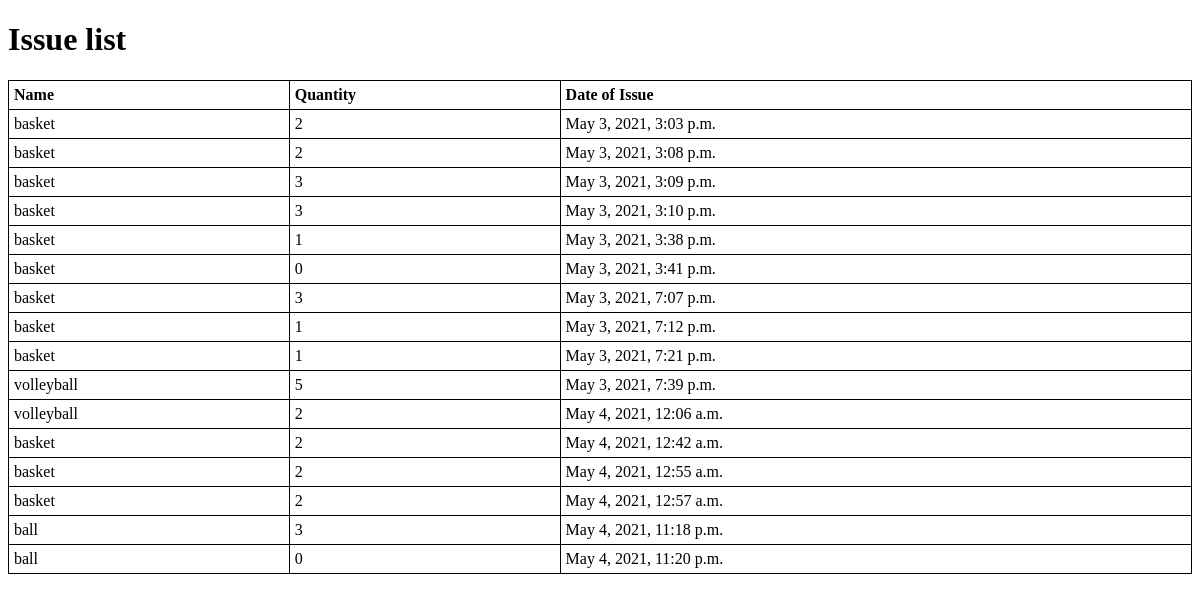
/IssueList/, run on an earlier commit of the app's database.
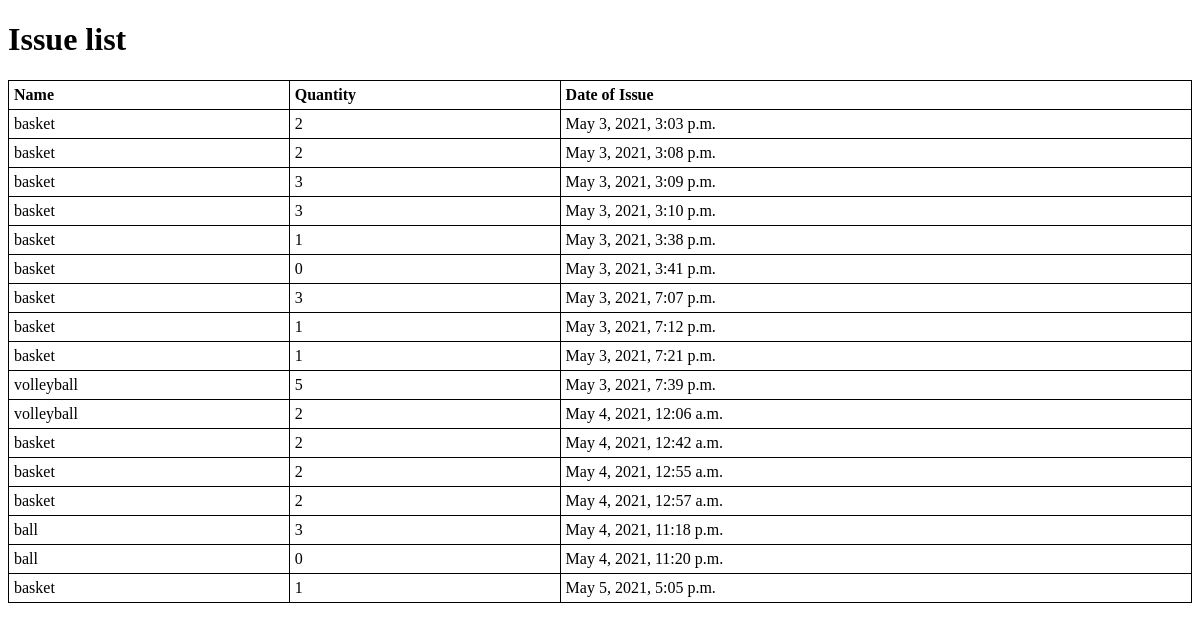
And on a later commit of the database.
### sportapp/models.py (models this page shows)
class issue(models.Model):
    equipment_name= models.ForeignKey('equipment',on_delete=models.CASCADE, null=True)
    roll= models.CharField(max_length=30)
    name=  models.CharField(max_length=50)
    quantity= models.PositiveIntegerField(null=True)
    date= models.DateTimeField(auto_now=True)
    is_return= models.BooleanField(default=False)
    is_pending= models.BooleanField(default=True)
    req=models.BooleanField(default=False)
    class Meta:
        ordering = ['date']

class equipment(models.Model):
    id = models.UUIDField(primary_key=True, default=uuid.uuid4, help_text='Unique ID for this particular equipment')
    name = models.CharField(max_length=30)
    total_quantity= models.IntegerField(null=True)
    available_quantity=models.IntegerField(null=True)
    sport= models.ForeignKey('clubs', on_delete=models.CASCADE)
    specification=models.TextField(null=True)
    def __str__(self):
        return self.name

### sportapp/views.py (the view)
# urls.py: path('IssueList/',views.TotalListView.as_view(),name='TotalIssueList'),
class TotalListView(ListView):
    model=issue
    template_name='sportapp/Total_list.html'

### sportapp/templates/sportapp/Total_list.html (shortened to what this page needs)
<!DOCTYPE html>
<html lang="en">
<head>
</head>
<body>
    <h1>
        Issue list
    </h1>
    {% if issue_list %}
    <table style="width:100%">
        <tr>
            <th>Name</th>
            <th>Quantity</th>
            <th>Date of Issue</th>
          </tr>
      {% for obj in issue_list %}
      <tr>
        <td>{{obj.equipment_name}}</td>
        <td>{{obj.quantity}}</td>
        <td>{{obj.date}}</td>
      </tr>
    {% endfor %}
</table>
  {% else %}
    <p>There are no Issue_Equipments </p>
  {% endif %}
</body>
</html>

What changed in the data, as far as the page shows it:
added issue: equipment_name "basket", quantity "1", date "May 5, 2021, 5:05 p.m."
